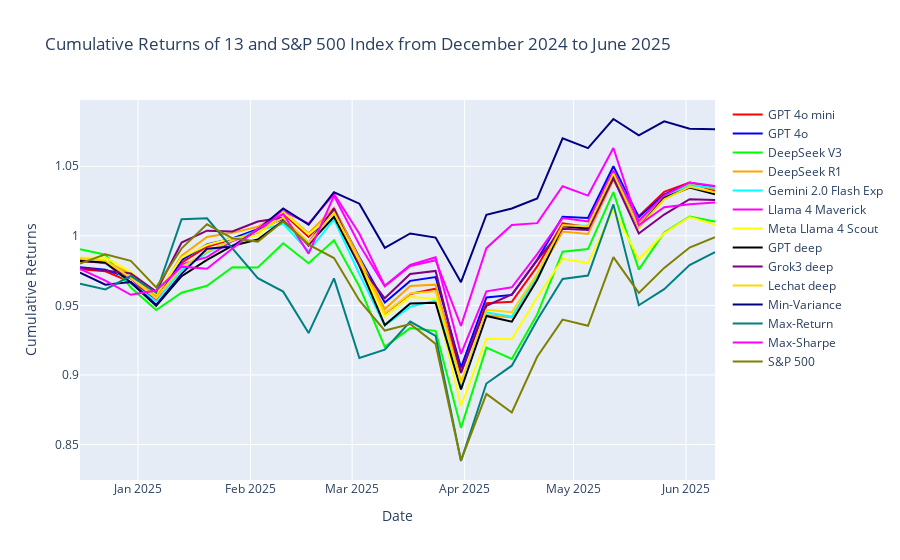

Here is the notebook cell this chart was saved with:
### Code cell
fig = go.Figure()

for i, column in enumerate(outsample_data.columns):
    color = distinct_colors[i % len(distinct_colors)]
    fig.add_trace(go.Scatter(
        x=outsample_data.index,
        y=outsample_data[column],
        mode='lines',
        name=column,
        line=dict(color=color)
    ))
    
fig.update_layout(
    title = (
        f"Cumulative Returns of {len(weights)} and S&P 500 Index "
        f"from {test_startdate.strftime('%B %Y')} to {test_enddate.strftime('%B %Y')}"
    ),
    xaxis_title='Date',
    yaxis_title='Cumulative Returns',
    hovermode="x unified"
)
fig.show()
